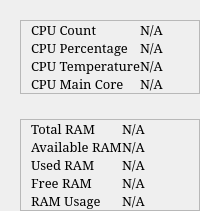
                <widget class="QWidget" name="cpu_and_memory">
                 <layout class="QVBoxLayout" name="verticalLayout_4">
                  <property name="spacing">
                   <number>25</number>
                  </property>
                  <property name="leftMargin">
                   <number>20</number>
                  </property>
                  <property name="topMargin">
                   <number>20</number>
                  </property>
                  <property name="rightMargin">
                   <number>0</number>
                  </property>
                  <property name="bottomMargin">
                   <number>0</number>
                  </property>
                  <item>
                   <widget class="QFrame" name="cpu_info_frame">
                    <property name="frameShape">
                     <enum>QFrame::StyledPanel</enum>
                    </property>
                    <property name="frameShadow">
                     <enum>QFrame::Raised</enum>
                    </property>
                    <layout class="QGridLayout" name="gridLayout_15">
                     <property name="leftMargin">
                      <number>10</number>
                     </property>
                     <property name="topMargin">
                      <number>0</number>
                     </property>
                     <property name="rightMargin">
                      <number>0</number>
                     </property>
                     <property name="bottomMargin">
                      <number>0</number>
                     </property>
                     <property name="spacing">
                      <number>0</number>
                     </property>
                     <item row="2" column="0">
                      <widget class="QLabel" name="label_92">
                       <property name="font">
                        <font>
                         <family>Constantia</family>
                         <pointsize>10</pointsize>
                        </font>
                       </property>
                       <property name="text">
                        <string>CPU Temperature</string>
                       </property>
                      </widget>
                     </item>
                     <item row="1" column="1">
                      <widget class="QLabel" name="txt_cpu_per">
                       <property name="font">
                        <font>
                         <family>Constantia</family>
                         <pointsize>10</pointsize>
                        </font>
                       </property>
                       <property name="text">
                        <string>N/A</string>
                       </property>
                      </widget>
                     </item>
                     <item row="0" column="1">
                      <widget class="QLabel" name="txt_cpu_count">
                       <property name="font">
                        <font>
                         <family>Constantia</family>
                         <pointsize>10</pointsize>
                        </font>
                       </property>
                       <property name="text">
                        <string>N/A</string>
                       </property>
                      </widget>
                     </item>
                     <item row="3" column="1">
                      <widget class="QLabel" name="txt_cpu_main_core">
                       <property name="font">
                        <font>
                         <family>Constantia</family>
                         <pointsize>10</pointsize>
                        </font>
                       </property>
                       <property name="text">
                        <string>N/A</string>
                       </property>
                      </widget>
                     </item>
                     <item row="0" column="0">
                      <widget class="QLabel" name="label_96">
                       <property name="font">
                        <font>
                         <family>Constantia</family>
                         <pointsize>10</pointsize>
                        </font>
                       </property>
                       <property name="text">
                        <string>CPU Count</string>
                       </property>
                      </widget>
                     </item>
                     <item row="3" column="0">
                      <widget class="QLabel" name="label_97">
                       <property name="font">
                        <font>
                         <family>Constantia</family>
                         <pointsize>10</pointsize>
                        </font>
                       </property>
                       <property name="text">
                        <string>CPU Main Core</string>
                       </property>
                      </widget>
                     </item>
                     <item row="1" column="0">
                      <widget class="QLabel" name="label_98">
                       <property name="font">
                        <font>
                         <family>Constantia</family>
                         <pointsize>10</pointsize>
                        </font>
                       </property>
                       <property name="text">
                        <string>CPU Percentage</string>
                       </property>
                      </widget>
                     </item>
                     <item row="2" column="1">
                      <widget class="QLabel" name="txt_cpu_temp">
                       <property name="font">
                        <font>
                         <family>Constantia</family>
                         <pointsize>10</pointsize>
                        </font>
                       </property>
                       <property name="text">
                        <string>N/A</string>
                       </property>
                      </widget>
                     </item>
                    </layout>
                   </widget>
                  </item>
                  <item>
                   <widget class="QFrame" name="ram_info_frame">
                    <property name="frameShape">
                     <enum>QFrame::StyledPanel</enum>
                    </property>
                    <property name="frameShadow">
                     <enum>QFrame::Raised</enum>
                    </property>
                    <layout class="QGridLayout" name="gridLayout_14">
                     <property name="leftMargin">
                      <number>10</number>
                     </property>
                     <property name="topMargin">
                      <number>0</number>
                     </property>
                     <property name="rightMargin">
                      <number>0</number>
                     </property>
                     <property name="bottomMargin">
                      <number>0</number>
                     </property>
                     <property name="spacing">
                      <number>0</number>
                     </property>
                     <item row="2" column="0">
                      <widget class="QLabel" name="label_82">
                       <property name="font">
                        <font>
                         <family>Constantia</family>
                         <pointsize>10</pointsize>
                        </font>
                       </property>
                       <property name="text">
                        <string>Used RAM</string>
                       </property>
                      </widget>
                     </item>
                     <item row="1" column="1">
                      <widget class="QLabel" name="txt_available_ram">
                       <property name="font">
                        <font>
                         <family>Constantia</family>
                         <pointsize>10</pointsize>
                        </font>
                       </property>
                       <property name="text">
                        <string>N/A</string>
                       </property>
                      </widget>
                     </item>
                     <item row="0" column="0">
                      <widget class="QLabel" name="label_84">
                       <property name="font">
                        <font>
                         <family>Constantia</family>
                         <pointsize>10</pointsize>
                        </font>
                       </property>
                       <property name="text">
                        <string>Total RAM</string>
                       </property>
                      </widget>
                     </item>
                     <item row="1" column="0">
                      <widget class="QLabel" name="label_85">
                       <property name="font">
                        <font>
                         <family>Constantia</family>
                         <pointsize>10</pointsize>
                        </font>
                       </property>
                       <property name="text">
                        <string>Available RAM</string>
                       </property>
                      </widget>
                     </item>
                     <item row="5" column="0">
                      <widget class="QLabel" name="label_86">
                       <property name="font">
                        <font>
                         <family>Constantia</family>
                         <pointsize>10</pointsize>
                        </font>
                       </property>
                       <property name="text">
                        <string>RAM Usage</string>
                       </property>
                      </widget>
                     </item>
                     <item row="4" column="0">
                      <widget class="QLabel" name="label_87">
                       <property name="font">
                        <font>
                         <family>Constantia</family>
                         <pointsize>10</pointsize>
                        </font>
                       </property>
                       <property name="text">
                        <string>Free RAM</string>
                       </property>
                      </widget>
                     </item>
                     <item row="0" column="1">
                      <widget class="QLabel" name="txt_total_ram">
                       <property name="font">
                        <font>
                         <family>Constantia</family>
                         <pointsize>10</pointsize>
                        </font>
                       </property>
                       <property name="text">
                        <string>N/A</string>
                       </property>
                      </widget>
                     </item>
                     <item row="2" column="1">
                      <widget class="QLabel" name="txt_used_ram">
                       <property name="font">
                        <font>
                         <family>Constantia</family>
                         <pointsize>10</pointsize>
                        </font>
                       </property>
                       <property name="text">
                        <string>N/A</string>
                       </property>
                      </widget>
                     </item>
                     <item row="5" column="1">
                      <widget class="QLabel" name="txt_ram_usage">
                       <property name="font">
                        <font>
                         <family>Constantia</family>
                         <pointsize>10</pointsize>
                        </font>
                       </property>
                       <property name="text">
                        <string>N/A</string>
                       </property>
                      </widget>
                     </item>
                     <item row="4" column="1">
                      <widget class="QLabel" name="txt_free_ram">
                       <property name="font">
                        <font>
                         <family>Constantia</family>
                         <pointsize>10</pointsize>
                        </font>
                       </property>
                       <property name="text">
                        <string>N/A</string>
                       </property>
                      </widget>
                     </item>
                    </layout>
                   </widget>
                  </item>
                 </layout>
                </widget>
